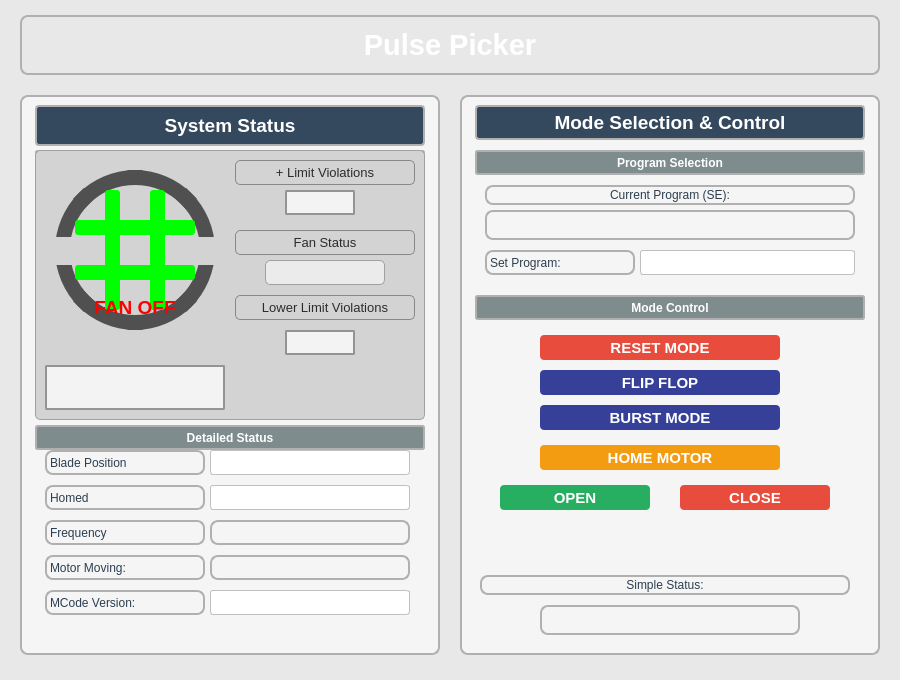
<?xml version="1.0" encoding="UTF-8"?>
<ui version="4.0">
 <class>Form</class>
 <widget class="QWidget" name="Form">
  <property name="geometry">
   <rect>
    <x>0</x>
    <y>0</y>
    <width>900</width>
    <height>680</height>
   </rect>
  </property>
  <property name="windowTitle">
   <string>Pulse Picker Control</string>
  </property>
  <property name="styleSheet">
   <string notr="true">QWidget {
    background-color: #E8E8E8;
    font-family: 'Segoe UI', Arial, sans-serif;
}

QFrame {
    background-color: #F5F5F5;
    border: 2px solid #B0B0B0;
    border-radius: 8px;
}

QLabel {
    color: #2C3E50;
    background-color: transparent;
}

QPushButton {
    background-color: #4A90E2;
    color: white;
    border: none;
    border-radius: 4px;
    padding: 6px 12px;
    font-weight: bold;
}

QPushButton:hover {
    background-color: #357ABD;
}

QPushButton:pressed {
    background-color: #2E6DA4;
}

QLineEdit, PyDMLineEdit {
    background-color: white;
    border: 1px solid #C0C0C0;
    border-radius: 3px;
    padding: 3px;
    color: #2C3E50;
}

PyDMLabel {
    background-color: white;
    border: 1px solid #C0C0C0;
    border-radius: 3px;
    padding: 3px;
    color: #2C3E50;
}</string>
  </property>
  <widget class="QLabel" name="TitleLabel">
   <property name="geometry">
    <rect>
     <x>20</x>
     <y>15</y>
     <width>860</width>
     <height>60</height>
    </rect>
   </property>
   <property name="styleSheet">
    <string notr="true">QLabel {
    background: qlineargradient(x1:0, y1:0, x2:1, y2:0,
                                stop:0 #2C3E50, stop:1 #34495E);
    color: white;
    border-radius: 8px;
    font-size: 22pt;
    font-weight: bold;
    padding: 10px;
}</string>
   </property>
   <property name="text">
    <string>Pulse Picker</string>
   </property>
   <property name="alignment">
    <set>Qt::AlignCenter</set>
   </property>
  </widget>
  <widget class="QFrame" name="StatusFrame">
   <property name="geometry">
    <rect>
     <x>20</x>
     <y>95</y>
     <width>420</width>
     <height>560</height>
    </rect>
   </property>
   <property name="frameShape">
    <enum>QFrame::StyledPanel</enum>
   </property>
   <property name="frameShadow">
    <enum>QFrame::Raised</enum>
   </property>
   <widget class="QLabel" name="StatusLabel">
    <property name="geometry">
     <rect>
      <x>15</x>
      <y>10</y>
      <width>390</width>
      <height>41</height>
     </rect>
    </property>
    <property name="styleSheet">
     <string notr="true">QLabel {
    background-color: #34495E;
    color: white;
    border-radius: 4px;
    font-size: 14pt;
    font-weight: bold;
    padding: 5px;
}</string>
    </property>
    <property name="text">
     <string>System Status</string>
    </property>
    <property name="alignment">
     <set>Qt::AlignCenter</set>
    </property>
   </widget>
   <widget class="QLabel" name="LimitStatusGroupLabel">
    <property name="geometry">
     <rect>
      <x>15</x>
      <y>55</y>
      <width>390</width>
      <height>25</height>
     </rect>
    </property>
    <property name="styleSheet">
     <string notr="true">background-color: #7F8C8D; color: white; font-weight: bold; padding: 3px; border-radius: 3px;</string>
    </property>
    <property name="text">
     <string>Limit Status</string>
    </property>
    <property name="alignment">
     <set>Qt::AlignCenter</set>
    </property>
   </widget>
   <widget class="QFrame" name="VisualStatusFrame">
    <property name="geometry">
     <rect>
      <x>15</x>
      <y>55</y>
      <width>390</width>
      <height>270</height>
     </rect>
    </property>
    <property name="styleSheet">
     <string notr="true">background-color: #D3D3D3; border: 1px solid #A0A0A0; border-radius: 5px;</string>
    </property>
    <widget class="QFrame" name="FanVisualizationFrame">
     <property name="geometry">
      <rect>
       <x>10</x>
       <y>10</y>
       <width>180</width>
       <height>180</height>
      </rect>
     </property>
     <property name="styleSheet">
      <string notr="true">background-color: transparent; border: none;</string>
     </property>
     <widget class="QLabel" name="FanCircle">
      <property name="geometry">
       <rect>
        <x>10</x>
        <y>10</y>
        <width>160</width>
        <height>160</height>
       </rect>
      </property>
      <property name="styleSheet">
       <string notr="true">background-color: transparent; border: 15px solid #505050; border-radius: 80px;</string>
      </property>
      <property name="text">
       <string/>
      </property>
     </widget>
     <widget class="QLabel" name="HorizontalBar1">
      <property name="geometry">
       <rect>
        <x>30</x>
        <y>60</y>
        <width>120</width>
        <height>15</height>
       </rect>
      </property>
      <property name="styleSheet">
       <string notr="true">background-color: #00FF00; border-radius: 3px;</string>
      </property>
      <property name="text">
       <string/>
      </property>
     </widget>
     <widget class="QLabel" name="HorizontalBar2">
      <property name="geometry">
       <rect>
        <x>30</x>
        <y>105</y>
        <width>120</width>
        <height>15</height>
       </rect>
      </property>
      <property name="styleSheet">
       <string notr="true">background-color: #00FF00; border-radius: 3px;</string>
      </property>
      <property name="text">
       <string/>
      </property>
     </widget>
     <widget class="QLabel" name="VerticalBar1">
      <property name="geometry">
       <rect>
        <x>60</x>
        <y>30</y>
        <width>15</width>
        <height>120</height>
       </rect>
      </property>
      <property name="visible">
       <bool>false</bool>
      </property>
      <property name="styleSheet">
       <string notr="true">background-color: #00FF00; border-radius: 3px;</string>
      </property>
      <property name="text">
       <string/>
      </property>
     </widget>
     <widget class="QLabel" name="VerticalBar2">
      <property name="geometry">
       <rect>
        <x>105</x>
        <y>30</y>
        <width>15</width>
        <height>120</height>
       </rect>
      </property>
      <property name="visible">
       <bool>false</bool>
      </property>
      <property name="styleSheet">
       <string notr="true">background-color: #00FF00; border-radius: 3px;</string>
      </property>
      <property name="text">
       <string/>
      </property>
     </widget>
     <widget class="QLabel" name="FanOffText">
      <property name="geometry">
       <rect>
        <x>30</x>
        <y>135</y>
        <width>120</width>
        <height>25</height>
       </rect>
      </property>
      <property name="visible">
       <bool>false</bool>
      </property>
      <property name="styleSheet">
       <string notr="true">background-color: transparent; font-size: 14pt; font-weight: bold; color: #FF0000;</string>
      </property>
      <property name="text">
       <string>FAN OFF</string>
      </property>
      <property name="alignment">
       <set>Qt::AlignCenter</set>
      </property>
     </widget>
     <widget class="PyDMLabel" name="FanStatusControl">
      <property name="geometry">
       <rect>
        <x>0</x>
        <y>0</y>
        <width>1</width>
        <height>1</height>
       </rect>
      </property>
      <property name="visible">
       <bool>false</bool>
      </property>
      <property name="rules" stdset="0">
       <string>[
  {
    &quot;name&quot;: &quot;HorizontalBar1Visibility&quot;,
    &quot;property&quot;: &quot;Enable&quot;,
    &quot;expression&quot;: &quot;ch[0] == 1&quot;,
    &quot;channels&quot;: [{&quot;channel&quot;: &quot;ca://XCS:SB2:MMS:09:I4_L&quot;, &quot;trigger&quot;: true}],
    &quot;targets&quot;: {
      &quot;HorizontalBar1.Visible&quot;: &quot;True&quot;,
      &quot;HorizontalBar2.Visible&quot;: &quot;True&quot;,
      &quot;FanOnText.Visible&quot;: &quot;True&quot;,
      &quot;VerticalBar1.Visible&quot;: &quot;False&quot;,
      &quot;VerticalBar2.Visible&quot;: &quot;False&quot;,
      &quot;FanOffText.Visible&quot;: &quot;False&quot;
    }
  },
  {
    &quot;name&quot;: &quot;VerticalBar1Visibility&quot;,
    &quot;property&quot;: &quot;Enable&quot;,
    &quot;expression&quot;: &quot;ch[0] == 0&quot;,
    &quot;channels&quot;: [{&quot;channel&quot;: &quot;ca://XCS:SB2:MMS:09:I4_L&quot;, &quot;trigger&quot;: true}],
    &quot;targets&quot;: {
      &quot;HorizontalBar1.Visible&quot;: &quot;False&quot;,
      &quot;HorizontalBar2.Visible&quot;: &quot;False&quot;,
      &quot;FanOnText.Visible&quot;: &quot;False&quot;,
      &quot;VerticalBar1.Visible&quot;: &quot;True&quot;,
      &quot;VerticalBar2.Visible&quot;: &quot;True&quot;,
      &quot;FanOffText.Visible&quot;: &quot;True&quot;
    }
  }
]</string>
      </property>
      <property name="channel" stdset="0">
       <string>ca://XCS:SB2:MMS:09:I4_L</string>
      </property>
     </widget>
     <widget class="QLabel" name="HorizontalBar1_2">
      <property name="geometry">
       <rect>
        <x>145</x>
        <y>77</y>
        <width>31</width>
        <height>28</height>
       </rect>
      </property>
      <property name="styleSheet">
       <string notr="true">background-color: #D3D3D3;</string>
      </property>
      <property name="text">
       <string/>
      </property>
     </widget>
     <widget class="QLabel" name="HorizontalBar1_3">
      <property name="geometry">
       <rect>
        <x>3</x>
        <y>77</y>
        <width>31</width>
        <height>28</height>
       </rect>
      </property>
      <property name="styleSheet">
       <string notr="true">background-color: #D3D3D3;</string>
      </property>
      <property name="text">
       <string/>
      </property>
     </widget>
    </widget>
    <widget class="QLabel" name="UpperLimitTextLabel">
     <property name="geometry">
      <rect>
       <x>200</x>
       <y>10</y>
       <width>180</width>
       <height>25</height>
      </rect>
     </property>
     <property name="styleSheet">
      <string notr="true">font-size: 10pt;
border-color: rgb(136, 136, 136);
color: rgb(44, 44, 44);</string>
     </property>
     <property name="text">
      <string>+ Limit Violations</string>
     </property>
     <property name="alignment">
      <set>Qt::AlignCenter</set>
     </property>
    </widget>
    <widget class="PyDMLabel" name="UpperLimit">
     <property name="geometry">
      <rect>
       <x>250</x>
       <y>40</y>
       <width>70</width>
       <height>25</height>
      </rect>
     </property>
     <property name="font">
      <font>
       <family>Segoe UI</family>
       <pointsize>12</pointsize>
      </font>
     </property>
     <property name="styleSheet">
      <string notr="true">font-size: 12pt;  border: 2px solid #606060; border-radius: 2px; padding: 5px;
border-color: rgb(148, 148, 148);
color: rgb(26, 26, 26);
background-color: rgb(243, 243, 243);</string>
     </property>
     <property name="alignment">
      <set>Qt::AlignCenter</set>
     </property>
     <property name="precision" stdset="0">
      <number>0</number>
     </property>
     <property name="showUnits" stdset="0">
      <bool>false</bool>
     </property>
     <property name="precisionFromPV" stdset="0">
      <bool>true</bool>
     </property>
     <property name="alarmSensitiveContent" stdset="0">
      <bool>false</bool>
     </property>
     <property name="alarmSensitiveBorder" stdset="0">
      <bool>true</bool>
     </property>
     <property name="PyDMToolTip" stdset="0">
      <string/>
     </property>
     <property name="channel" stdset="0">
      <string>ca://${prefix}:MMS:01:nOvrCntPos_RBV</string>
     </property>
     <property name="enableRichText" stdset="0">
      <bool>false</bool>
     </property>
    </widget>
    <widget class="QLabel" name="FanStatusTextLabel">
     <property name="geometry">
      <rect>
       <x>200</x>
       <y>80</y>
       <width>180</width>
       <height>25</height>
      </rect>
     </property>
     <property name="styleSheet">
      <string notr="true">font-size: 10pt;
border-color: rgb(136, 136, 136);
color: rgb(44, 44, 44);</string>
     </property>
     <property name="text">
      <string>Fan Status</string>
     </property>
     <property name="alignment">
      <set>Qt::AlignCenter</set>
     </property>
    </widget>
    <widget class="QLabel" name="LowerLimitTextLabel">
     <property name="geometry">
      <rect>
       <x>200</x>
       <y>145</y>
       <width>180</width>
       <height>25</height>
      </rect>
     </property>
     <property name="styleSheet">
      <string notr="true">font-size: 10pt;
border-color: rgb(136, 136, 136);
color: rgb(44, 44, 44);</string>
     </property>
     <property name="text">
      <string>Lower Limit Violations</string>
     </property>
     <property name="alignment">
      <set>Qt::AlignCenter</set>
     </property>
    </widget>
    <widget class="PyDMLabel" name="LowerLimit">
     <property name="geometry">
      <rect>
       <x>250</x>
       <y>180</y>
       <width>70</width>
       <height>25</height>
      </rect>
     </property>
     <property name="font">
      <font>
       <family>Segoe UI</family>
       <pointsize>12</pointsize>
      </font>
     </property>
     <property name="styleSheet">
      <string notr="true">font-size: 12pt;  border: 2px solid #606060; border-radius: 2px; padding: 5px;
border-color: rgb(148, 148, 148);
color: rgb(26, 26, 26);
background-color: rgb(243, 243, 243);</string>
     </property>
     <property name="alignment">
      <set>Qt::AlignCenter</set>
     </property>
     <property name="precision" stdset="0">
      <number>0</number>
     </property>
     <property name="showUnits" stdset="0">
      <bool>false</bool>
     </property>
     <property name="channel" stdset="0">
      <string>ca://XCS:SB2:MMS:09:LD</string>
     </property>
    </widget>
    <widget class="PyDMLabel" name="StatusDisplayLarge">
     <property name="geometry">
      <rect>
       <x>10</x>
       <y>215</y>
       <width>180</width>
       <height>45</height>
      </rect>
     </property>
     <property name="styleSheet">
      <string notr="true">font-size: 12pt;  border: 2px solid #606060; border-radius: 2px; padding: 5px;
border-color: rgb(148, 148, 148);
color: rgb(26, 26, 26);
background-color: rgb(243, 243, 243);</string>
     </property>
     <property name="alignment">
      <set>Qt::AlignCenter</set>
     </property>
     <property name="precision" stdset="0">
      <number>0</number>
     </property>
     <property name="showUnits" stdset="0">
      <bool>false</bool>
     </property>
     <property name="channel" stdset="0">
      <string>ca://XCS:SB2:MMS:09:SD_SIMPLE</string>
     </property>
    </widget>
    <widget class="QLabel" name="FanOnText">
     <property name="geometry">
      <rect>
       <x>230</x>
       <y>110</y>
       <width>120</width>
       <height>25</height>
      </rect>
     </property>
     <property name="styleSheet">
      <string notr="true">
font-size: 14pt; font-weight: bold; 
background-color: rgb(235, 235, 235);
color: rgb(43, 43, 43);</string>
     </property>
     <property name="text">
      <string/>
     </property>
     <property name="alignment">
      <set>Qt::AlignCenter</set>
     </property>
    </widget>
   </widget>
   <widget class="QLabel" name="DetailedStatusGroupLabel">
    <property name="geometry">
     <rect>
      <x>15</x>
      <y>330</y>
      <width>390</width>
      <height>25</height>
     </rect>
    </property>
    <property name="styleSheet">
     <string notr="true">background-color: #7F8C8D; color: white; font-weight: bold; padding: 3px; border-radius: 3px;</string>
    </property>
    <property name="text">
     <string>Detailed Status</string>
    </property>
    <property name="alignment">
     <set>Qt::AlignCenter</set>
    </property>
   </widget>
   <widget class="QLabel" name="MCodeStatusLabel">
    <property name="geometry">
     <rect>
      <x>25</x>
      <y>355</y>
      <width>160</width>
      <height>25</height>
     </rect>
    </property>
    <property name="frameShape">
     <enum>QFrame::NoFrame</enum>
    </property>
    <property name="text">
     <string>Blade Position</string>
    </property>
   </widget>
   <widget class="PyDMLineEdit" name="BladePositionRB">
    <property name="geometry">
     <rect>
      <x>190</x>
      <y>355</y>
      <width>200</width>
      <height>25</height>
     </rect>
    </property>
    <property name="alignment">
     <set>Qt::AlignCenter</set>
    </property>
    <property name="readOnly">
     <bool>true</bool>
    </property>
    <property name="precision" stdset="0">
     <number>0</number>
    </property>
    <property name="showUnits" stdset="0">
     <bool>false</bool>
    </property>
    <property name="precisionFromPV" stdset="0">
     <bool>true</bool>
    </property>
    <property name="alarmSensitiveContent" stdset="0">
     <bool>false</bool>
    </property>
    <property name="alarmSensitiveBorder" stdset="0">
     <bool>true</bool>
    </property>
    <property name="PyDMToolTip" stdset="0">
     <string/>
    </property>
    <property name="monitorDisp" stdset="0">
     <bool>false</bool>
    </property>
    <property name="channel" stdset="0">
     <string>ca://${prefix}:MMS:03:fInOutStatus_RBV</string>
    </property>
   </widget>
   <widget class="QLabel" name="HomedLabel">
    <property name="geometry">
     <rect>
      <x>25</x>
      <y>390</y>
      <width>160</width>
      <height>25</height>
     </rect>
    </property>
    <property name="text">
     <string>Homed</string>
    </property>
   </widget>
   <widget class="PyDMLineEdit" name="HomedRB">
    <property name="geometry">
     <rect>
      <x>190</x>
      <y>390</y>
      <width>200</width>
      <height>25</height>
     </rect>
    </property>
    <property name="alignment">
     <set>Qt::AlignCenter</set>
    </property>
    <property name="readOnly">
     <bool>true</bool>
    </property>
    <property name="precision" stdset="0">
     <number>0</number>
    </property>
    <property name="showUnits" stdset="0">
     <bool>false</bool>
    </property>
    <property name="precisionFromPV" stdset="0">
     <bool>true</bool>
    </property>
    <property name="alarmSensitiveContent" stdset="0">
     <bool>false</bool>
    </property>
    <property name="alarmSensitiveBorder" stdset="0">
     <bool>true</bool>
    </property>
    <property name="PyDMToolTip" stdset="0">
     <string/>
    </property>
    <property name="monitorDisp" stdset="0">
     <bool>false</bool>
    </property>
    <property name="channel" stdset="0">
     <string>ca://${prefix}:MMS:01:bCentered_RBV</string>
    </property>
   </widget>
   <widget class="QLabel" name="FrequencyLabel">
    <property name="geometry">
     <rect>
      <x>25</x>
      <y>425</y>
      <width>160</width>
      <height>25</height>
     </rect>
    </property>
    <property name="text">
     <string>Frequency</string>
    </property>
   </widget>
   <widget class="PyDMLabel" name="FrequencyRBV">
    <property name="geometry">
     <rect>
      <x>190</x>
      <y>425</y>
      <width>200</width>
      <height>25</height>
     </rect>
    </property>
    <property name="alignment">
     <set>Qt::AlignCenter</set>
    </property>
    <property name="precision" stdset="0">
     <number>0</number>
    </property>
    <property name="showUnits" stdset="0">
     <bool>false</bool>
    </property>
    <property name="precisionFromPV" stdset="0">
     <bool>true</bool>
    </property>
    <property name="alarmSensitiveContent" stdset="0">
     <bool>false</bool>
    </property>
    <property name="alarmSensitiveBorder" stdset="0">
     <bool>true</bool>
    </property>
    <property name="PyDMToolTip" stdset="0">
     <string/>
    </property>
    <property name="channel" stdset="0">
     <string>ca://${prefix}:MMS:01:fCurrentTriggerFrequency_RBV</string>
    </property>
    <property name="enableRichText" stdset="0">
     <bool>false</bool>
    </property>
   </widget>
   <widget class="QLabel" name="MotorMovLabel">
    <property name="geometry">
     <rect>
      <x>25</x>
      <y>460</y>
      <width>160</width>
      <height>25</height>
     </rect>
    </property>
    <property name="text">
     <string>Motor Moving:</string>
    </property>
   </widget>
   <widget class="PyDMLabel" name="MotorMvRB">
    <property name="geometry">
     <rect>
      <x>190</x>
      <y>460</y>
      <width>200</width>
      <height>25</height>
     </rect>
    </property>
    <property name="alignment">
     <set>Qt::AlignCenter</set>
    </property>
    <property name="channel" stdset="0">
     <string>ca://XCS:SB2:MMS:09:MV</string>
    </property>
   </widget>
   <widget class="QLabel" name="PPMCodeVerLabel">
    <property name="geometry">
     <rect>
      <x>25</x>
      <y>495</y>
      <width>160</width>
      <height>25</height>
     </rect>
    </property>
    <property name="text">
     <string>MCode Version:</string>
    </property>
   </widget>
   <widget class="PyDMLineEdit" name="PPMCodeVerRB">
    <property name="geometry">
     <rect>
      <x>190</x>
      <y>495</y>
      <width>200</width>
      <height>25</height>
     </rect>
    </property>
    <property name="alignment">
     <set>Qt::AlignCenter</set>
    </property>
    <property name="readOnly">
     <bool>true</bool>
    </property>
    <property name="channel" stdset="0">
     <string>ca://XCS:SB2:MMS:09:NS</string>
    </property>
   </widget>
  </widget>
  <widget class="QFrame" name="ModeSelectFrame">
   <property name="geometry">
    <rect>
     <x>460</x>
     <y>95</y>
     <width>420</width>
     <height>560</height>
    </rect>
   </property>
   <property name="frameShape">
    <enum>QFrame::StyledPanel</enum>
   </property>
   <property name="frameShadow">
    <enum>QFrame::Raised</enum>
   </property>
   <widget class="QLabel" name="ModeSelectLabel">
    <property name="geometry">
     <rect>
      <x>15</x>
      <y>10</y>
      <width>390</width>
      <height>35</height>
     </rect>
    </property>
    <property name="styleSheet">
     <string notr="true">QLabel {
    background-color: #34495E;
    color: white;
    border-radius: 4px;
    font-size: 14pt;
    font-weight: bold;
    padding: 5px;
}</string>
    </property>
    <property name="text">
     <string>Mode Selection &amp; Control</string>
    </property>
    <property name="alignment">
     <set>Qt::AlignCenter</set>
    </property>
   </widget>
   <widget class="QLabel" name="ProgramSelectGroupLabel">
    <property name="geometry">
     <rect>
      <x>15</x>
      <y>55</y>
      <width>390</width>
      <height>25</height>
     </rect>
    </property>
    <property name="styleSheet">
     <string notr="true">background-color: #7F8C8D; color: white; font-weight: bold; padding: 3px; border-radius: 3px;</string>
    </property>
    <property name="text">
     <string>Program Selection</string>
    </property>
    <property name="alignment">
     <set>Qt::AlignCenter</set>
    </property>
   </widget>
   <widget class="QLabel" name="ProgramSelLabel">
    <property name="geometry">
     <rect>
      <x>25</x>
      <y>90</y>
      <width>370</width>
      <height>20</height>
     </rect>
    </property>
    <property name="text">
     <string>Current Program (SE):</string>
    </property>
    <property name="alignment">
     <set>Qt::AlignCenter</set>
    </property>
   </widget>
   <widget class="PyDMLabel" name="ProgramSelRB">
    <property name="geometry">
     <rect>
      <x>25</x>
      <y>115</y>
      <width>370</width>
      <height>30</height>
     </rect>
    </property>
    <property name="styleSheet">
     <string notr="true">font-size: 11pt; font-weight: bold;</string>
    </property>
    <property name="alignment">
     <set>Qt::AlignCenter</set>
    </property>
    <property name="channel" stdset="0">
     <string>ca://XCS:SB2:MMS:09:SE</string>
    </property>
   </widget>
   <widget class="QLabel" name="ProgramSelInputLabel">
    <property name="geometry">
     <rect>
      <x>25</x>
      <y>155</y>
      <width>150</width>
      <height>25</height>
     </rect>
    </property>
    <property name="text">
     <string>Set Program:</string>
    </property>
   </widget>
   <widget class="PyDMLineEdit" name="ProgramSelInput">
    <property name="geometry">
     <rect>
      <x>180</x>
      <y>155</y>
      <width>215</width>
      <height>25</height>
     </rect>
    </property>
    <property name="alignment">
     <set>Qt::AlignCenter</set>
    </property>
    <property name="channel" stdset="0">
     <string>ca://XCS:SB2:MMS:09:SET_SE</string>
    </property>
   </widget>
   <widget class="QLabel" name="ModeControlGroupLabel">
    <property name="geometry">
     <rect>
      <x>15</x>
      <y>200</y>
      <width>390</width>
      <height>25</height>
     </rect>
    </property>
    <property name="styleSheet">
     <string notr="true">background-color: #7F8C8D; color: white; font-weight: bold; padding: 3px; border-radius: 3px;</string>
    </property>
    <property name="text">
     <string>Mode Control</string>
    </property>
    <property name="alignment">
     <set>Qt::AlignCenter</set>
    </property>
   </widget>
   <widget class="PyDMPushButton" name="ResetMode">
    <property name="geometry">
     <rect>
      <x>80</x>
      <y>240</y>
      <width>240</width>
      <height>25</height>
     </rect>
    </property>
    <property name="styleSheet">
     <string notr="true">QPushButton {
    background-color: #E74C3C;
    font-size: 11pt;
}
QPushButton:hover {
    background-color: #C0392B;
}
QPushButton:pressed {
    background-color: #A93226;
}</string>
    </property>
    <property name="text">
     <string>RESET MODE</string>
    </property>
    <property name="channel" stdset="0">
     <string>ca://XCS:SB2:MMS:09:RESET_PG</string>
    </property>
    <property name="pressValue" stdset="0">
     <string>0</string>
    </property>
   </widget>
   <widget class="PyDMPushButton" name="FlipFlop">
    <property name="geometry">
     <rect>
      <x>80</x>
      <y>275</y>
      <width>240</width>
      <height>25</height>
     </rect>
    </property>
    <property name="styleSheet">
     <string notr="true">QPushButton {
    
	
	background-color: rgb(54, 64, 153);
    font-size: 11pt;
}
QPushButton:hover {
    background-color: #2980B9;
}
QPushButton:pressed {
    background-color: #21618C;
}</string>
    </property>
    <property name="text">
     <string>FLIP FLOP</string>
    </property>
    <property name="channel" stdset="0">
     <string>ca://XCS:SB2:MMS:09:RUN_FLIPFLOP</string>
    </property>
    <property name="pressValue" stdset="0">
     <string>1</string>
    </property>
   </widget>
   <widget class="PyDMPushButton" name="BurstModeButton">
    <property name="geometry">
     <rect>
      <x>80</x>
      <y>310</y>
      <width>240</width>
      <height>25</height>
     </rect>
    </property>
    <property name="styleSheet">
     <string notr="true">QPushButton {
    background-color: rgb(54, 64, 153);
    font-size: 11pt;
}
QPushButton:hover {
    background-color: #8E44AD;
}
QPushButton:pressed {
    background-color: #7D3C98;
}</string>
    </property>
    <property name="text">
     <string>BURST MODE</string>
    </property>
    <property name="channel" stdset="0">
     <string>ca://XCS:SB2:MMS:09:RUN_BURSTMODE</string>
    </property>
    <property name="pressValue" stdset="0">
     <string>1</string>
    </property>
   </widget>
   <widget class="PyDMPushButton" name="HomeButton">
    <property name="geometry">
     <rect>
      <x>80</x>
      <y>350</y>
      <width>240</width>
      <height>25</height>
     </rect>
    </property>
    <property name="styleSheet">
     <string notr="true">QPushButton {
    background-color: #F39C12;
    font-size: 11pt;
}
QPushButton:hover {
    background-color: #E67E22;
}
QPushButton:pressed {
    background-color: #D68910;
}</string>
    </property>
    <property name="text">
     <string>HOME MOTOR</string>
    </property>
    <property name="channel" stdset="0">
     <string>ca://XCS:SB2:MMS:09:HOME:MOTOR</string>
    </property>
    <property name="pressValue" stdset="0">
     <string>1</string>
    </property>
   </widget>
   <widget class="PyDMPushButton" name="OpenButton">
    <property name="geometry">
     <rect>
      <x>40</x>
      <y>390</y>
      <width>150</width>
      <height>25</height>
     </rect>
    </property>
    <property name="styleSheet">
     <string notr="true">QPushButton {
    background-color: #27AE60;
    font-size: 11pt;
}
QPushButton:hover {
    background-color: #229954;
}
QPushButton:pressed {
    background-color: #1E8449;
}</string>
    </property>
    <property name="text">
     <string>OPEN</string>
    </property>
    <property name="channel" stdset="0">
     <string>ca://XCS:SB2:MMS:09:S_OPEN</string>
    </property>
    <property name="pressValue" stdset="0">
     <string>1</string>
    </property>
   </widget>
   <widget class="PyDMPushButton" name="CloseButton">
    <property name="geometry">
     <rect>
      <x>220</x>
      <y>390</y>
      <width>150</width>
      <height>25</height>
     </rect>
    </property>
    <property name="styleSheet">
     <string notr="true">QPushButton {
    background-color: #E74C3C;
    font-size: 11pt;
}
QPushButton:hover {
    background-color: #C0392B;
}
QPushButton:pressed {
    background-color: #A93226;
}</string>
    </property>
    <property name="text">
     <string>CLOSE</string>
    </property>
    <property name="channel" stdset="0">
     <string>ca://XCS:SB2:MMS:09:S_CLOSE</string>
    </property>
    <property name="pressValue" stdset="0">
     <string>1</string>
    </property>
   </widget>
   <widget class="QLabel" name="SimpleStatusLabel">
    <property name="geometry">
     <rect>
      <x>20</x>
      <y>480</y>
      <width>370</width>
      <height>20</height>
     </rect>
    </property>
    <property name="text">
     <string>Simple Status:</string>
    </property>
    <property name="alignment">
     <set>Qt::AlignCenter</set>
    </property>
   </widget>
   <widget class="PyDMLabel" name="SDRB">
    <property name="geometry">
     <rect>
      <x>80</x>
      <y>510</y>
      <width>260</width>
      <height>30</height>
     </rect>
    </property>
    <property name="styleSheet">
     <string notr="true">font-size: 11pt; font-weight: bold;</string>
    </property>
    <property name="alignment">
     <set>Qt::AlignCenter</set>
    </property>
    <property name="precision" stdset="0">
     <number>0</number>
    </property>
    <property name="showUnits" stdset="0">
     <bool>false</bool>
    </property>
    <property name="precisionFromPV" stdset="0">
     <bool>true</bool>
    </property>
    <property name="alarmSensitiveContent" stdset="0">
     <bool>false</bool>
    </property>
    <property name="alarmSensitiveBorder" stdset="0">
     <bool>true</bool>
    </property>
    <property name="channel" stdset="0">
     <string>ca://XCS:SB2:MMS:09:SD_SIMPLE</string>
    </property>
   </widget>
  </widget>
 </widget>
 <customwidgets>
  <customwidget>
   <class>PyDMLabel</class>
   <extends>QLabel</extends>
   <header>pydm.widgets.label</header>
  </customwidget>
  <customwidget>
   <class>PyDMLineEdit</class>
   <extends>QLineEdit</extends>
   <header>pydm.widgets.line_edit</header>
  </customwidget>
  <customwidget>
   <class>PyDMPushButton</class>
   <extends>QPushButton</extends>
   <header>pydm.widgets.pushbutton</header>
  </customwidget>
 </customwidgets>
 <resources/>
 <connections/>
</ui>
